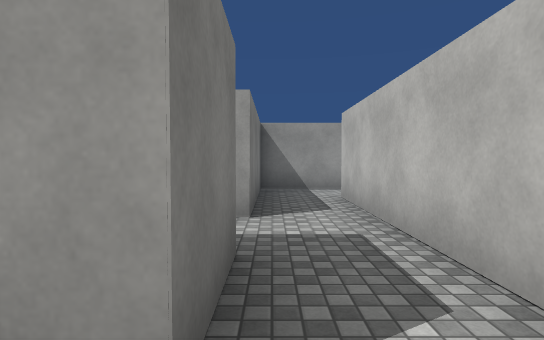
view 1 (above)

16 first-person views from a walk through a 3-D level made in the Unity game engine. The camera is 1.4 m above the floor, tilts 2° down and sees 80° across. The floor is counted in squares, 2 m on a side. Each view is taken from the middle of a square. On the plan, view 1 faces up. The plan holds only what a view shows up to about 10 squares ahead; the rest is blank. The player is left out. Surface patterns are stand-ins for the level's own textures.

view 2
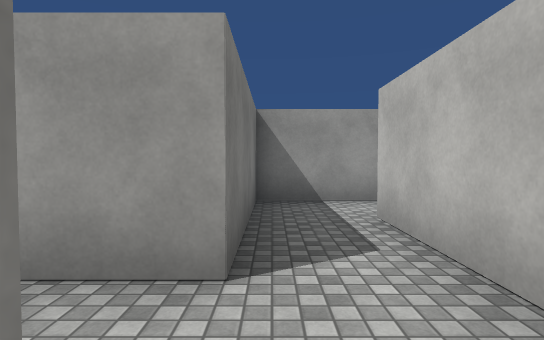

view 3
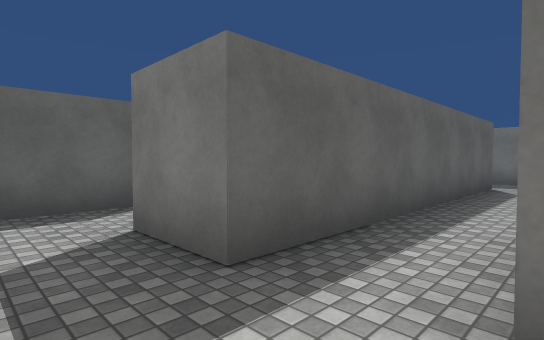

view 4
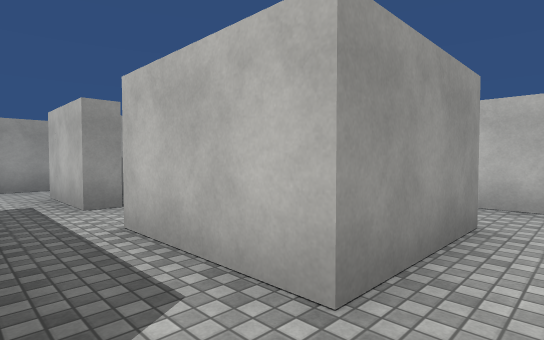

view 5
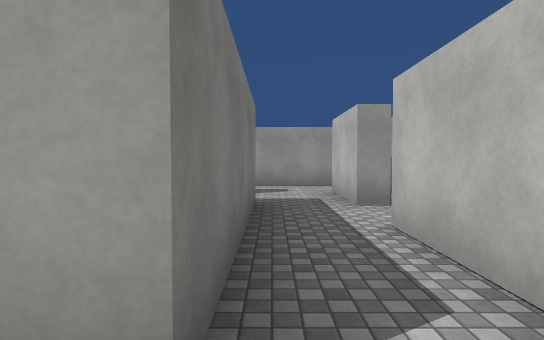

view 6
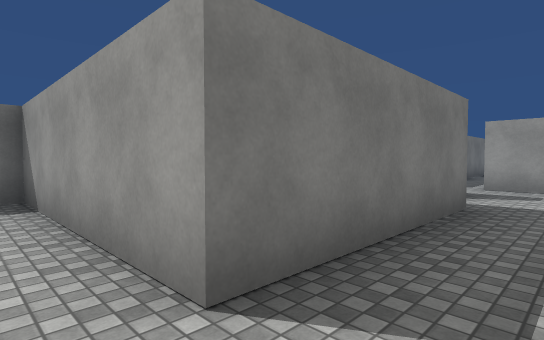

view 7
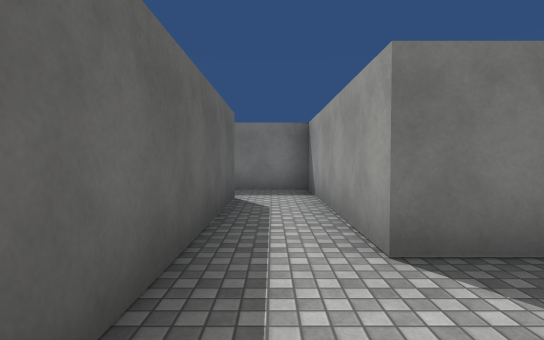

view 8
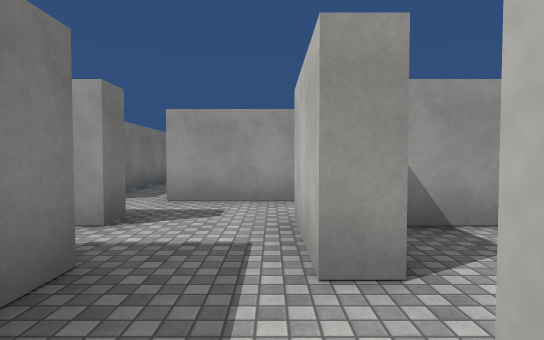

view 9
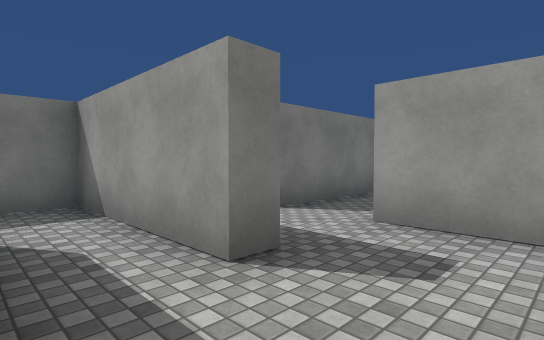

view 10
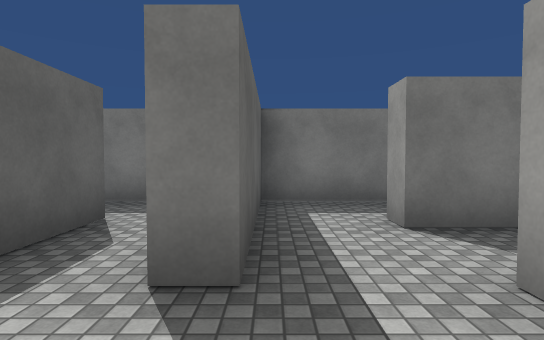

view 11
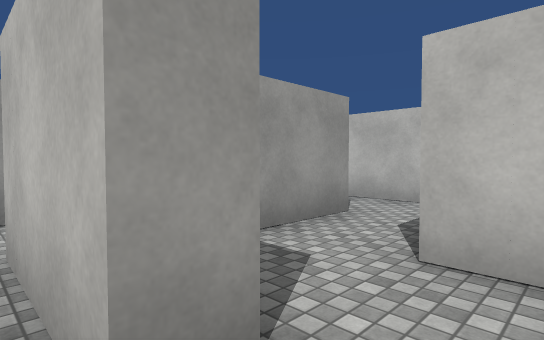

view 12
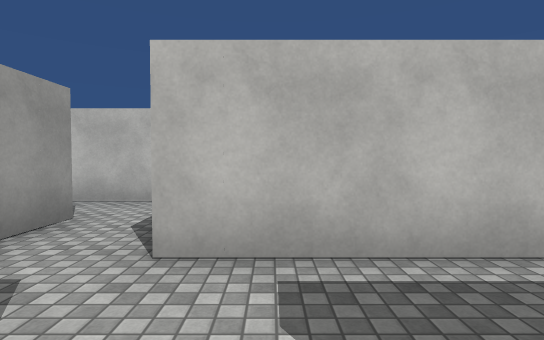

view 13
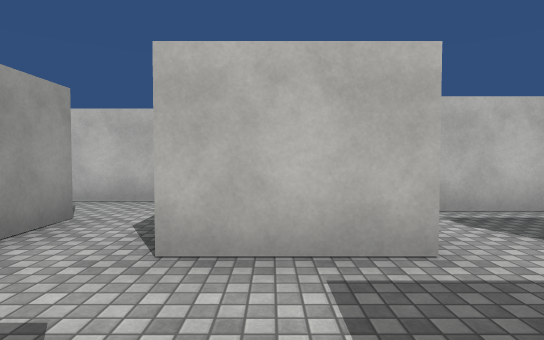

view 14
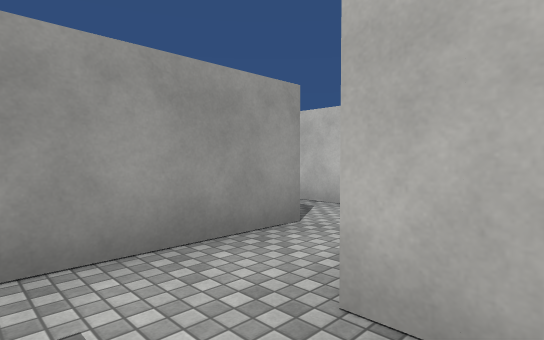

view 15
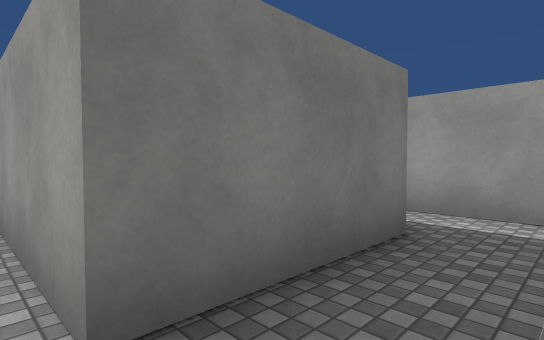

view 16
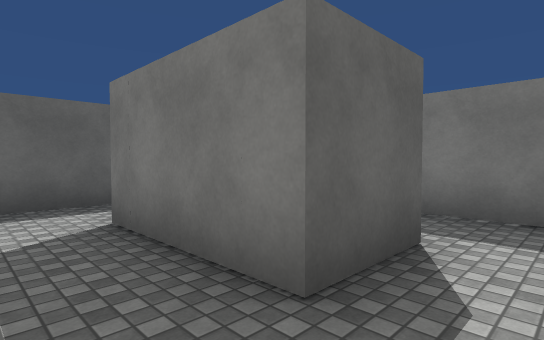

### Floor plan
Points are (right, up) in squares from view 1. A wall is a line through its corners. A room is listed if a view was taken in it or the views show most of it. See-through windows are left out.
Room 1 (view 1)
walls: (-0.3, 0.8) (-0.8, 0.8); (-0.9, -0.7) (0.6, -0.7)
ways out: opening at (0.5, 1.5) to room 2; opening at (-1, 0)
Room 2 (views 2, 7)
walls: (1.2, 1.4) (1.2, 3.4); (-0.3, 3.8) (-2.7, 3.8); (-2.5, 2.3) (-0.3, 2.3) (-0.3, 0.8)
ways out: opening at (0.5, 1.5) to room 1; opening at (1, 4.5) to room 3; opening at (-1.5, 3) to room 4
Room 3 (view 3)
walls: (1.8, 7.3) (-0.3, 7.3) (-0.3, 3.8); (1.2, 3.4) (1.2, 5.9)
ways out: opening at (1, 4.5) to room 2; opening at (2, 6.5)
Room 4 (views 4, 5, 6, 8, 11, 12)
walls: (-2.7, 3.8) (-2.7, 6.4); (-7.8, 2.3) (-2.5, 2.3); (-4.3, 8.1) (-4.3, 3.8) (-9.3, 3.8) (-9.3, 2)
ways out: opening at (-1.5, 3) to room 2; opening at (-3, 8) to room 5; opening at (-2, 7) to room 7; opening at (-8.5, 2)
Room 5 (views 9, 10, 13, 14)
walls: (-4.7, 9.8) (-4.7, 9.3) (-6.4, 9.3); (-2.7, 7.8) (-2.7, 9.9); (-6.9, 8.1) (-5.2, 8.1)
ways out: opening at (-3, 8) to room 4; opening at (-5.5, 9) to room 9; opening at (-3.5, 10)
Room 6 (views 15, 16)
walls: (0.3, 10.9) (0.3, 12.6); (-0.2, 15.3) (-1.9, 15.3); (-2.8, 14) (-1.2, 14) (-1.2, 11.3) (-2.5, 11.3); (-1.8, 9.8) (-0.4, 9.8)
ways out: opening at (-1.5, 11); opening at (-1.5, 15)
Room 7 (no view inside)
walls: (-0.8, 5) (-0.8, 7.9); (-2.1, 7.8) (-2.7, 7.8)
ways out: opening at (-2, 7) to room 4; opening at (-1, 8) to room 8
Room 8 (no view inside)
walls: (-0.6, 9.3) (-1.8, 9.3)
ways out: opening at (-1, 8) to room 7; opening at (0.5, 9)
Room 9 (no view inside)
walls: (-6.4, 9.3) (-8.3, 9.3) (-8.3, 7.2)
ways out: opening at (-5.5, 9) to room 5; opening at (-7, 8)
Room 10 (no view inside)
walls: (-6.2, 11.3) (-6.7, 11.3); (-8.3, 11.9) (-8.3, 9.8) (-6.4, 9.8)
ways out: opening at (-7, 12.5); opening at (-6, 11)

Positions as (right, up) in squares from view 1, and headings:
1: (0, 0), facing up
2: (0, 2), facing up
3: (1, 4), facing down-left
4: (-4, 3), facing up-right
5: (-4, 3), facing up
6: (-3, 3), facing up-left
7: (-2, 3), facing left
8: (-3, 6), facing up
9: (-3, 8), facing up-left
10: (-3, 10), facing left
11: (-3, 7), facing up-right
12: (-3, 7), facing right
13: (-5, 9), facing right
14: (-4, 9), facing up-right
15: (0, 11), facing up-left
16: (0, 15), facing down-left
